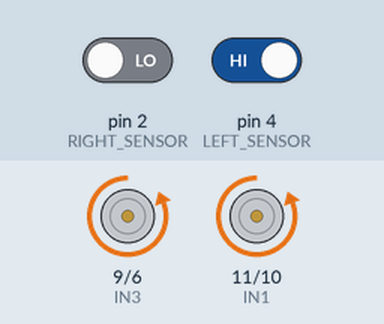
A sketch run on a simulated Arduino Uno, built with avr-gcc and run on an emulated ATmega328P. Shown: motor-driver pin pairs drawn as motors (green arrow = first pin HIGH = forward, orange = second pin HIGH = backward, longer = more drive). Inputs (shaded band) come from the test bench; at power-on: pin 2 (RIGHT_SENSOR) LOW, pin 4 (LEFT_SENSOR) HIGH.

Above: at 1.2 s.
1.3 s: pin 2 (RIGHT_SENSOR) driven HIGH
At 2.5 s:
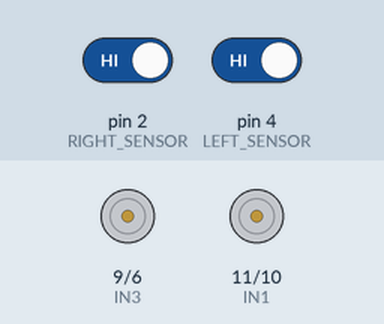
2.8 s: pin 4 (LEFT_SENSOR) driven LOW
At 3.9 s:
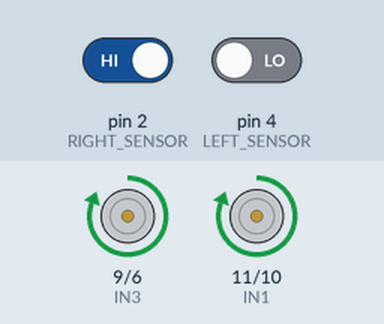
4.3 s: pin 2 (RIGHT_SENSOR) driven LOW
At 5.0 s:
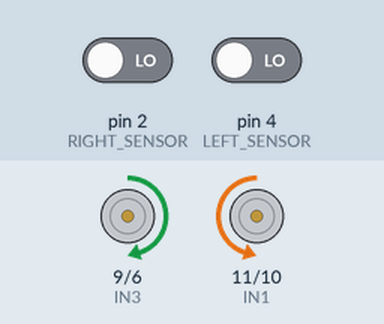
5.8 s: pin 4 (LEFT_SENSOR) driven HIGH
At 6.1 s:
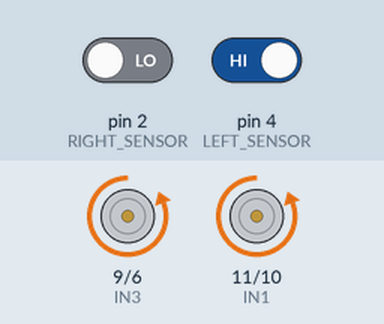
7.3 s: pin 2 (RIGHT_SENSOR) driven HIGH and pin 4 (LEFT_SENSOR) driven LOW
At 8.5 s:
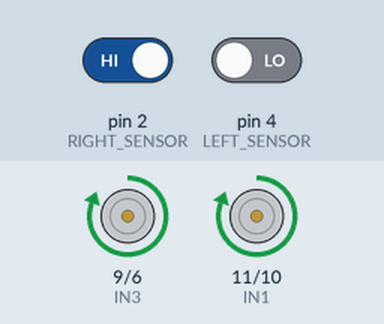
Timing chart, 0 to 9.8 s (numbered marks = the images above; inputs shaded):
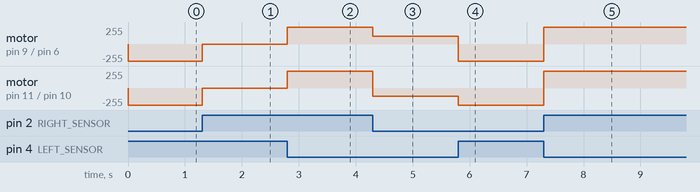

The sketch:

sketch_line_follower_robot.ino
```cpp
#define IN1 11
#define IN2 10
#define IN3 9
#define IN4 6

#define LEFT_SENSOR 4
#define RIGHT_SENSOR 2

void setup() {
  pinMode(IN1, OUTPUT);
  pinMode(IN2, OUTPUT);
  pinMode(IN3, OUTPUT);
  pinMode(IN4, OUTPUT);

  pinMode(LEFT_SENSOR, INPUT);
  pinMode(RIGHT_SENSOR, INPUT);

}

void loop(){

  if (digitalRead(LEFT_SENSOR) == 0 && digitalRead(RIGHT_SENSOR) == 1) {
    digitalWrite(IN1, HIGH);
    digitalWrite(IN2, LOW);
    digitalWrite(IN3, HIGH);
    digitalWrite(IN4, LOW);
  } else if (digitalRead(LEFT_SENSOR) == 1 && digitalRead(RIGHT_SENSOR) == 0) {
    digitalWrite(IN1, LOW);
    digitalWrite(IN2, HIGH);
    digitalWrite(IN3, LOW);
    digitalWrite(IN4, HIGH);
  } else if (digitalRead(LEFT_SENSOR) == 0 && digitalRead(RIGHT_SENSOR) == 0) {
    digitalWrite(IN1, LOW);
    analogWrite(IN2, 120);
    analogWrite(IN3, 120);
    digitalWrite(IN4, LOW);
  } else if (digitalRead(LEFT_SENSOR) == 1 && digitalRead(RIGHT_SENSOR) == 1) {
    digitalWrite(IN1, LOW);
    digitalWrite(IN2, LOW);
    digitalWrite(IN3, LOW);
    digitalWrite(IN4, LOW);
  }

}
```

Measured:
- after the input at 1.3 s, motor on pin 9 (IN3) / pin 6 (IN4), motor on pin 11 (IN1) / pin 10 (IN2): backward 255/255 → stopped at once
- after the input at 2.8 s, motor on pin 9 (IN3) / pin 6 (IN4), motor on pin 11 (IN1) / pin 10 (IN2): stopped → forward 255/255 at once
- after the input at 4.3 s, motor on pin 9 (IN3) / pin 6 (IN4): forward 255/255 → forward 120/255 at once; motor on pin 11 (IN1) / pin 10 (IN2): forward 255/255 → backward 120/255 at once
- after the input at 5.8 s, motor on pin 9 (IN3) / pin 6 (IN4): forward 120/255 → backward 255/255 at once; motor on pin 11 (IN1) / pin 10 (IN2): backward 120/255 → backward 255/255 at once
- after the input at 7.3 s, motor on pin 9 (IN3) / pin 6 (IN4), motor on pin 11 (IN1) / pin 10 (IN2): backward 255/255 → forward 255/255 at once
